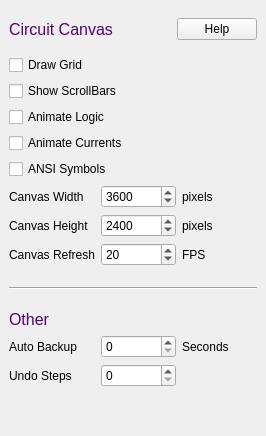
       <widget class="QWidget" name="circTab">
        <attribute name="title">
         <string>Circuit</string>
        </attribute>
        <layout class="QVBoxLayout" name="verticalLayout_3">
         <property name="spacing">
          <number>6</number>
         </property>
         <property name="leftMargin">
          <number>9</number>
         </property>
         <property name="topMargin">
          <number>9</number>
         </property>
         <property name="rightMargin">
          <number>9</number>
         </property>
         <property name="bottomMargin">
          <number>9</number>
         </property>
         <item>
          <layout class="QHBoxLayout" name="horizontalLayout_8">
           <property name="topMargin">
            <number>9</number>
           </property>
           <property name="bottomMargin">
            <number>9</number>
           </property>
           <item>
            <widget class="QLabel" name="label_8">
             <property name="sizePolicy">
              <sizepolicy hsizetype="Preferred" vsizetype="Preferred">
               <horstretch>0</horstretch>
               <verstretch>0</verstretch>
              </sizepolicy>
             </property>
             <property name="font">
              <font>
               <family>Ubuntu</family>
               <pointsize>12</pointsize>
               <italic>false</italic>
               <bold>false</bold>
              </font>
             </property>
             <property name="styleSheet">
              <string notr="true">font: 12pt &quot;Ubuntu&quot;; color: rgb(85, 0, 127)</string>
             </property>
             <property name="text">
              <string>Circuit Canvas</string>
             </property>
             <property name="alignment">
              <set>Qt::AlignmentFlag::AlignLeading|Qt::AlignmentFlag::AlignLeft|Qt::AlignmentFlag::AlignVCenter</set>
             </property>
            </widget>
           </item>
           <item>
            <widget class="QPushButton" name="helpButton1">
             <property name="sizePolicy">
              <sizepolicy hsizetype="Fixed" vsizetype="Fixed">
               <horstretch>0</horstretch>
               <verstretch>0</verstretch>
              </sizepolicy>
             </property>
             <property name="text">
              <string>Help</string>
             </property>
             <property name="autoDefault">
              <bool>false</bool>
             </property>
            </widget>
           </item>
          </layout>
         </item>
         <item>
          <widget class="QCheckBox" name="drawGrid">
           <property name="text">
            <string>Draw Grid</string>
           </property>
          </widget>
         </item>
         <item>
          <widget class="QCheckBox" name="showScroll">
           <property name="text">
            <string>Show ScrollBars</string>
           </property>
          </widget>
         </item>
         <item>
          <widget class="QCheckBox" name="animate_logic">
           <property name="text">
            <string>Animate Logic</string>
           </property>
          </widget>
         </item>
         <item>
          <widget class="QCheckBox" name="animate_curr">
           <property name="text">
            <string>Animate Currents</string>
           </property>
          </widget>
         </item>
         <item>
          <widget class="QCheckBox" name="ansiSymbols">
           <property name="text">
            <string>ANSI Symbols</string>
           </property>
          </widget>
         </item>
         <item>
          <layout class="QHBoxLayout" name="horizontalLayout_16">
           <item>
            <widget class="QLabel" name="label_21">
             <property name="text">
              <string>Canvas Width</string>
             </property>
            </widget>
           </item>
           <item>
            <widget class="QSpinBox" name="canvasWidth">
             <property name="minimumSize">
              <size>
               <width>75</width>
               <height>0</height>
              </size>
             </property>
             <property name="maximumSize">
              <size>
               <width>75</width>
               <height>16777215</height>
              </size>
             </property>
             <property name="suffix">
              <string notr="true"/>
             </property>
             <property name="minimum">
              <number>1</number>
             </property>
             <property name="maximum">
              <number>10000</number>
             </property>
             <property name="value">
              <number>3600</number>
             </property>
            </widget>
           </item>
           <item>
            <widget class="QLabel" name="label_22">
             <property name="sizePolicy">
              <sizepolicy hsizetype="Fixed" vsizetype="Preferred">
               <horstretch>0</horstretch>
               <verstretch>0</verstretch>
              </sizepolicy>
             </property>
             <property name="minimumSize">
              <size>
               <width>75</width>
               <height>0</height>
              </size>
             </property>
             <property name="maximumSize">
              <size>
               <width>75</width>
               <height>16777215</height>
              </size>
             </property>
             <property name="text">
              <string>pixels</string>
             </property>
            </widget>
           </item>
          </layout>
         </item>
         <item>
          <layout class="QHBoxLayout" name="horizontalLayout_17">
           <item>
            <widget class="QLabel" name="label_23">
             <property name="text">
              <string>Canvas Height</string>
             </property>
            </widget>
           </item>
           <item>
            <widget class="QSpinBox" name="canvasHeight">
             <property name="minimumSize">
              <size>
               <width>75</width>
               <height>0</height>
              </size>
             </property>
             <property name="maximumSize">
              <size>
               <width>75</width>
               <height>16777215</height>
              </size>
             </property>
             <property name="suffix">
              <string notr="true"/>
             </property>
             <property name="minimum">
              <number>1</number>
             </property>
             <property name="maximum">
              <number>10000</number>
             </property>
             <property name="value">
              <number>2400</number>
             </property>
            </widget>
           </item>
           <item>
            <widget class="QLabel" name="label_24">
             <property name="sizePolicy">
              <sizepolicy hsizetype="Fixed" vsizetype="Preferred">
               <horstretch>0</horstretch>
               <verstretch>0</verstretch>
              </sizepolicy>
             </property>
             <property name="minimumSize">
              <size>
               <width>75</width>
               <height>0</height>
              </size>
             </property>
             <property name="maximumSize">
              <size>
               <width>75</width>
               <height>16777215</height>
              </size>
             </property>
             <property name="text">
              <string>pixels</string>
             </property>
            </widget>
           </item>
          </layout>
         </item>
         <item>
          <layout class="QHBoxLayout" name="horizontalLayout_12">
           <item>
            <widget class="QLabel" name="label_16">
             <property name="text">
              <string>Canvas Refresh</string>
             </property>
            </widget>
           </item>
           <item>
            <widget class="QSpinBox" name="fps">
             <property name="minimumSize">
              <size>
               <width>75</width>
               <height>0</height>
              </size>
             </property>
             <property name="maximumSize">
              <size>
               <width>75</width>
               <height>16777215</height>
              </size>
             </property>
             <property name="suffix">
              <string notr="true"/>
             </property>
             <property name="minimum">
              <number>1</number>
             </property>
             <property name="maximum">
              <number>100</number>
             </property>
             <property name="value">
              <number>20</number>
             </property>
            </widget>
           </item>
           <item>
            <widget class="QLabel" name="label_17">
             <property name="sizePolicy">
              <sizepolicy hsizetype="Fixed" vsizetype="Preferred">
               <horstretch>0</horstretch>
               <verstretch>0</verstretch>
              </sizepolicy>
             </property>
             <property name="minimumSize">
              <size>
               <width>75</width>
               <height>0</height>
              </size>
             </property>
             <property name="maximumSize">
              <size>
               <width>75</width>
               <height>16777215</height>
              </size>
             </property>
             <property name="text">
              <string>FPS</string>
             </property>
            </widget>
           </item>
          </layout>
         </item>
         <item>
          <widget class="Line" name="line_3">
           <property name="minimumSize">
            <size>
             <width>0</width>
             <height>32</height>
            </size>
           </property>
           <property name="orientation">
            <enum>Qt::Orientation::Horizontal</enum>
           </property>
          </widget>
         </item>
         <item>
          <widget class="QLabel" name="label_15">
           <property name="sizePolicy">
            <sizepolicy hsizetype="Preferred" vsizetype="Fixed">
             <horstretch>0</horstretch>
             <verstretch>0</verstretch>
            </sizepolicy>
           </property>
           <property name="font">
            <font>
             <family>Ubuntu</family>
             <pointsize>12</pointsize>
             <italic>false</italic>
             <bold>false</bold>
            </font>
           </property>
           <property name="styleSheet">
            <string notr="true">font: 12pt &quot;Ubuntu&quot;; color: rgb(85, 0, 127)</string>
           </property>
           <property name="text">
            <string>Other</string>
           </property>
           <property name="alignment">
            <set>Qt::AlignmentFlag::AlignLeading|Qt::AlignmentFlag::AlignLeft|Qt::AlignmentFlag::AlignVCenter</set>
           </property>
          </widget>
         </item>
         <item>
          <layout class="QHBoxLayout" name="horizontalLayout_11">
           <item>
            <widget class="QLabel" name="stepLabel_3">
             <property name="text">
              <string>Auto Backup</string>
             </property>
            </widget>
           </item>
           <item>
            <widget class="QSpinBox" name="backup">
             <property name="minimumSize">
              <size>
               <width>75</width>
               <height>0</height>
              </size>
             </property>
             <property name="maximumSize">
              <size>
               <width>75</width>
               <height>16777215</height>
              </size>
             </property>
             <property name="suffix">
              <string notr="true"/>
             </property>
             <property name="minimum">
              <number>0</number>
             </property>
             <property name="maximum">
              <number>999</number>
             </property>
            </widget>
           </item>
           <item>
            <widget class="QLabel" name="label_18">
             <property name="sizePolicy">
              <sizepolicy hsizetype="Fixed" vsizetype="Preferred">
               <horstretch>0</horstretch>
               <verstretch>0</verstretch>
              </sizepolicy>
             </property>
             <property name="minimumSize">
              <size>
               <width>75</width>
               <height>0</height>
              </size>
             </property>
             <property name="maximumSize">
              <size>
               <width>75</width>
               <height>16777215</height>
              </size>
             </property>
             <property name="text">
              <string>Seconds</string>
             </property>
            </widget>
           </item>
          </layout>
         </item>
         <item>
          <layout class="QHBoxLayout" name="horizontalLayout_18">
           <item>
            <widget class="QLabel" name="stepLabel_4">
             <property name="text">
              <string>Undo Steps</string>
             </property>
            </widget>
           </item>
           <item>
            <widget class="QSpinBox" name="undo_steps">
             <property name="minimumSize">
              <size>
               <width>75</width>
               <height>0</height>
              </size>
             </property>
             <property name="maximumSize">
              <size>
               <width>75</width>
               <height>16777215</height>
              </size>
             </property>
             <property name="suffix">
              <string notr="true"/>
             </property>
             <property name="minimum">
              <number>0</number>
             </property>
             <property name="maximum">
              <number>999</number>
             </property>
            </widget>
           </item>
           <item>
            <widget class="QLabel" name="label_26">
             <property name="sizePolicy">
              <sizepolicy hsizetype="Fixed" vsizetype="Preferred">
               <horstretch>0</horstretch>
               <verstretch>0</verstretch>
              </sizepolicy>
             </property>
             <property name="minimumSize">
              <size>
               <width>75</width>
               <height>0</height>
              </size>
             </property>
             <property name="maximumSize">
              <size>
               <width>75</width>
               <height>16777215</height>
              </size>
             </property>
             <property name="text">
              <string notr="true"/>
             </property>
            </widget>
           </item>
          </layout>
         </item>
         <item>
          <spacer name="verticalSpacer_2">
           <property name="orientation">
            <enum>Qt::Orientation::Vertical</enum>
           </property>
           <property name="sizeHint" stdset="0">
            <size>
             <width>20</width>
             <height>40</height>
            </size>
           </property>
          </spacer>
         </item>
        </layout>
       </widget>
